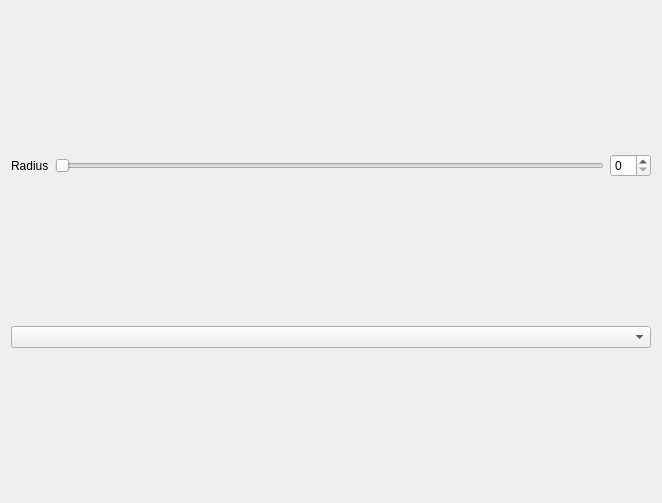
<?xml version="1.0" encoding="UTF-8"?>
<ui version="4.0">
 <class>FilterSetter</class>
 <widget class="QWidget" name="FilterSetter">
  <property name="geometry">
   <rect>
    <x>0</x>
    <y>0</y>
    <width>662</width>
    <height>503</height>
   </rect>
  </property>
  <property name="windowTitle">
   <string>FilterSetter</string>
  </property>
  <layout class="QVBoxLayout" name="verticalLayout">
   <item>
    <layout class="QHBoxLayout" name="horizontalLayout">
     <item>
      <widget class="QLabel" name="label">
       <property name="text">
        <string>Radius</string>
       </property>
      </widget>
     </item>
     <item>
      <widget class="QSlider" name="radiusSlider">
       <property name="tracking">
        <bool>false</bool>
       </property>
       <property name="orientation">
        <enum>Qt::Horizontal</enum>
       </property>
      </widget>
     </item>
     <item>
      <widget class="QSpinBox" name="radiusInput"/>
     </item>
    </layout>
   </item>
   <item>
    <widget class="QComboBox" name="filterType"/>
   </item>
  </layout>
 </widget>
 <layoutdefault spacing="6" margin="11"/>
 <resources/>
 <connections/>
</ui>
